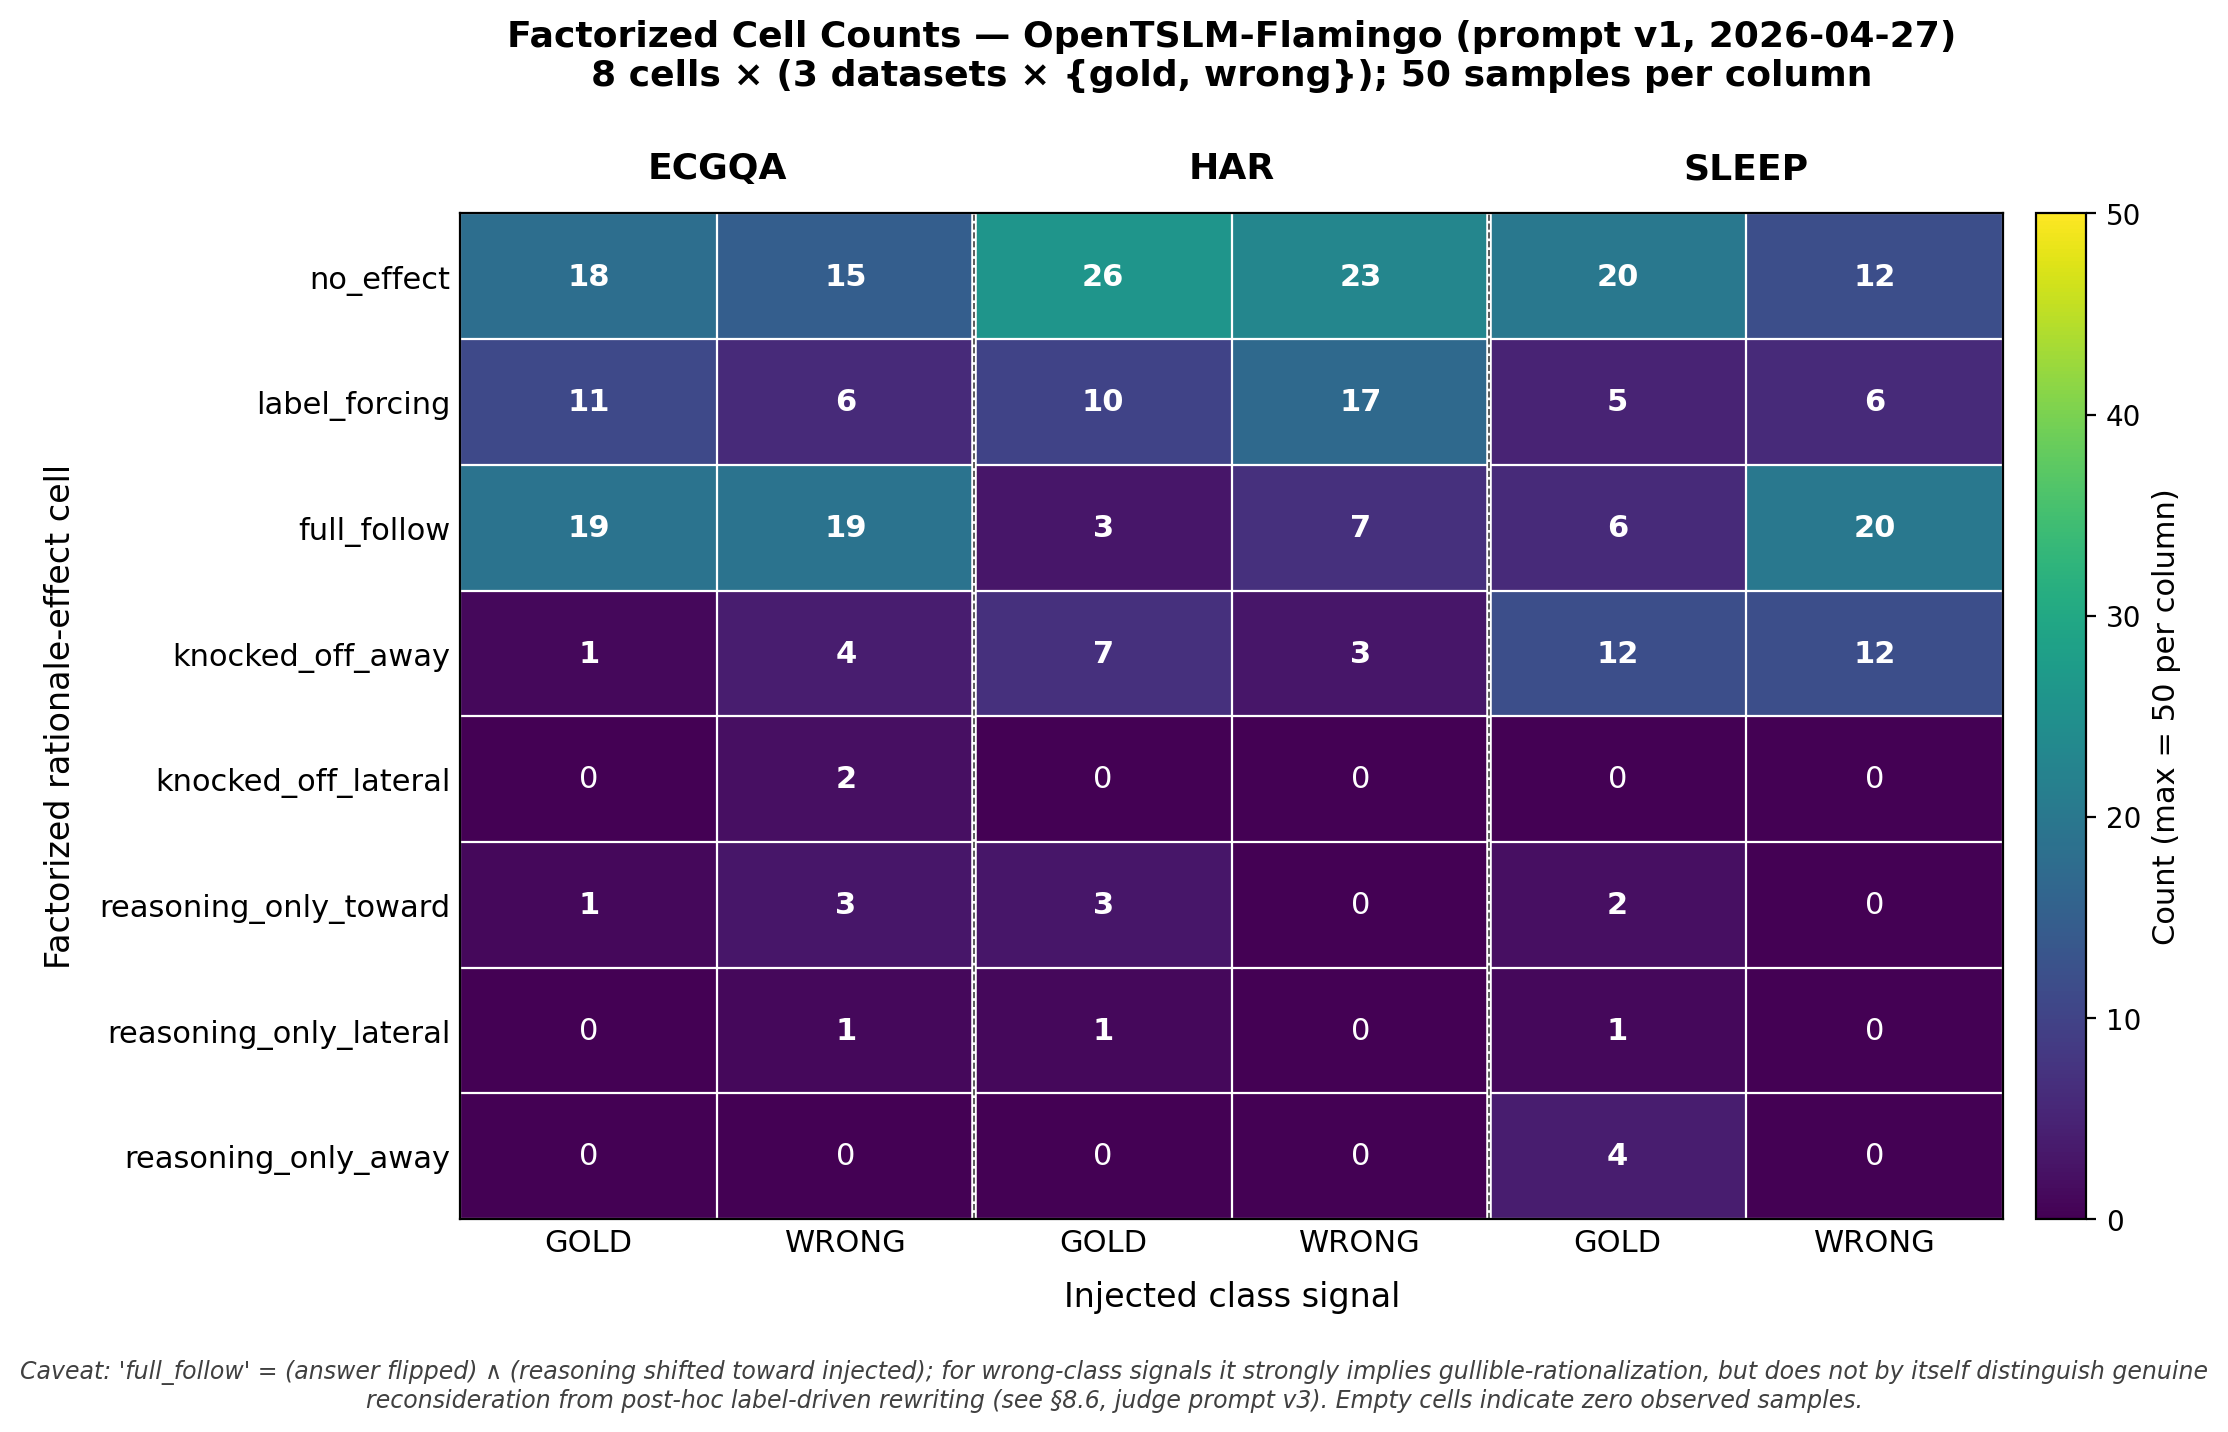

Recreate this plot in Python.
"""
fig_007: Factorized Cell Counts — Flamingo, 8 Cells × 6 Conditions.

Heatmap of the 8 factorized rationale-effect cells across 3 datasets x {gold, wrong}.
Counts are taken verbatim from §8.6 verified summary:
  source/results/summaries/opentslm_flamingo_prompt_v1_2026-04-27_rationale_effects_summary.json
Each (dataset, condition) column sums to <=50 (50 samples, missing cells = 0).
"""

from pathlib import Path

import matplotlib.pyplot as plt
import numpy as np
from matplotlib.patches import Rectangle

OUT_PATH = Path(
    "/home/wangni/notion-figures/"
    "ccg-benchmark-grounded-reasoning-vs-rationalization-in-class/fig_007.png"
)

CELLS = [
    "no_effect",
    "label_forcing",
    "full_follow",
    "knocked_off_away",
    "knocked_off_lateral",
    "reasoning_only_toward",
    "reasoning_only_lateral",
    "reasoning_only_away",
]

# (dataset, condition) -> {cell: count}, taken verbatim from the verified JSON.
COUNTS = {
    ("ecgqa", "gold"): {
        "label_forcing": 11, "full_follow": 19, "no_effect": 18,
        "reasoning_only_toward": 1, "knocked_off_away": 1,
    },
    ("ecgqa", "wrong"): {
        "no_effect": 15, "knocked_off_away": 4, "full_follow": 19,
        "reasoning_only_toward": 3, "knocked_off_lateral": 2,
        "reasoning_only_lateral": 1, "label_forcing": 6,
    },
    ("har", "gold"): {
        "full_follow": 3, "knocked_off_away": 7, "no_effect": 26,
        "label_forcing": 10, "reasoning_only_toward": 3,
        "reasoning_only_lateral": 1,
    },
    ("har", "wrong"): {
        "knocked_off_away": 3, "full_follow": 7, "label_forcing": 17,
        "no_effect": 23,
    },
    ("sleep", "gold"): {
        "no_effect": 20, "reasoning_only_away": 4, "reasoning_only_toward": 2,
        "full_follow": 6, "label_forcing": 5, "knocked_off_away": 12,
        "reasoning_only_lateral": 1,
    },
    ("sleep", "wrong"): {
        "label_forcing": 6, "full_follow": 20, "knocked_off_away": 12,
        "no_effect": 12,
    },
}

DATASETS = ["ecgqa", "har", "sleep"]
CONDITIONS = ["gold", "wrong"]
COLUMNS = [(d, c) for d in DATASETS for c in CONDITIONS]  # 6 columns


def build_matrix() -> np.ndarray:
    matrix = np.zeros((len(CELLS), len(COLUMNS)), dtype=int)
    for j, (dataset, condition) in enumerate(COLUMNS):
        for i, cell in enumerate(CELLS):
            matrix[i, j] = COUNTS[(dataset, condition)].get(cell, 0)
    return matrix


def main() -> None:
    matrix = build_matrix()
    vmax = 50  # max per spec — 50 samples per (dataset, condition)

    fig, ax = plt.subplots(figsize=(11.0, 7.2), dpi=200)
    fig.patch.set_facecolor("white")

    im = ax.imshow(
        matrix,
        aspect="auto",
        cmap="viridis",
        vmin=0,
        vmax=vmax,
        interpolation="nearest",
    )

    ax.set_xticks(np.arange(len(COLUMNS)))
    ax.set_xticklabels([c.upper() for _, c in COLUMNS], fontsize=11)
    ax.set_yticks(np.arange(len(CELLS)))
    ax.set_yticklabels(CELLS, fontsize=11)

    # Dataset group labels above the x-axis (one per pair of columns).
    sec = ax.secondary_xaxis("top")
    sec.set_xticks([0.5, 2.5, 4.5])
    sec.set_xticklabels(
        [d.upper() for d in DATASETS], fontsize=13, fontweight="bold"
    )
    sec.tick_params(axis="x", which="both", length=0, pad=10)
    for spine in sec.spines.values():
        spine.set_visible(False)

    # Thin dataset separators on the heatmap (between pair-columns).
    for sep in (1.5, 3.5):
        ax.axvline(sep, color="white", linewidth=2.0)
        ax.axvline(sep, color="0.25", linewidth=0.6, linestyle="--")

    # Annotate cell values; pick a text color that contrasts with the colormap.
    for i in range(matrix.shape[0]):
        for j in range(matrix.shape[1]):
            v = matrix[i, j]
            text_color = "white" if v < vmax * 0.55 else "black"
            ax.text(
                j, i, str(v),
                ha="center", va="center",
                fontsize=11, color=text_color,
                fontweight="bold" if v > 0 else "normal",
            )

    ax.set_xticks(np.arange(-0.5, len(COLUMNS), 1), minor=True)
    ax.set_yticks(np.arange(-0.5, len(CELLS), 1), minor=True)
    ax.grid(which="minor", color="white", linewidth=0.8)
    ax.tick_params(which="minor", length=0)
    ax.tick_params(axis="x", length=0)
    ax.tick_params(axis="y", length=0)

    cbar = fig.colorbar(im, ax=ax, fraction=0.035, pad=0.02)
    cbar.set_label("Count (max = 50 per column)", fontsize=11)
    cbar.ax.tick_params(labelsize=10)

    ax.set_xlabel("Injected class signal", fontsize=12, labelpad=8)
    ax.set_ylabel("Factorized rationale-effect cell", fontsize=12, labelpad=8)

    ax.set_title(
        "Factorized Cell Counts — OpenTSLM-Flamingo (prompt v1, 2026-04-27)\n"
        "8 cells × (3 datasets × {gold, wrong}); 50 samples per column",
        fontsize=13, fontweight="bold", pad=46,
    )

    caption = (
        "Caveat: 'full_follow' = (answer flipped) ∧ (reasoning shifted toward injected); "
        "for wrong-class signals it strongly implies gullible-rationalization, but does not "
        "by itself distinguish genuine reconsideration from post-hoc label-driven rewriting "
        "(see §8.6, judge prompt v3). Empty cells indicate zero observed samples."
    )
    fig.text(
        0.5, 0.012, caption,
        ha="center", va="bottom",
        fontsize=8.5, color="0.25", style="italic", wrap=True,
    )

    plt.tight_layout(rect=(0, 0.06, 1, 1))
    OUT_PATH.parent.mkdir(parents=True, exist_ok=True)
    fig.savefig(OUT_PATH, dpi=200, facecolor="white", bbox_inches="tight")
    plt.close(fig)
    print(f"Saved {OUT_PATH}")


if __name__ == "__main__":
    main()
